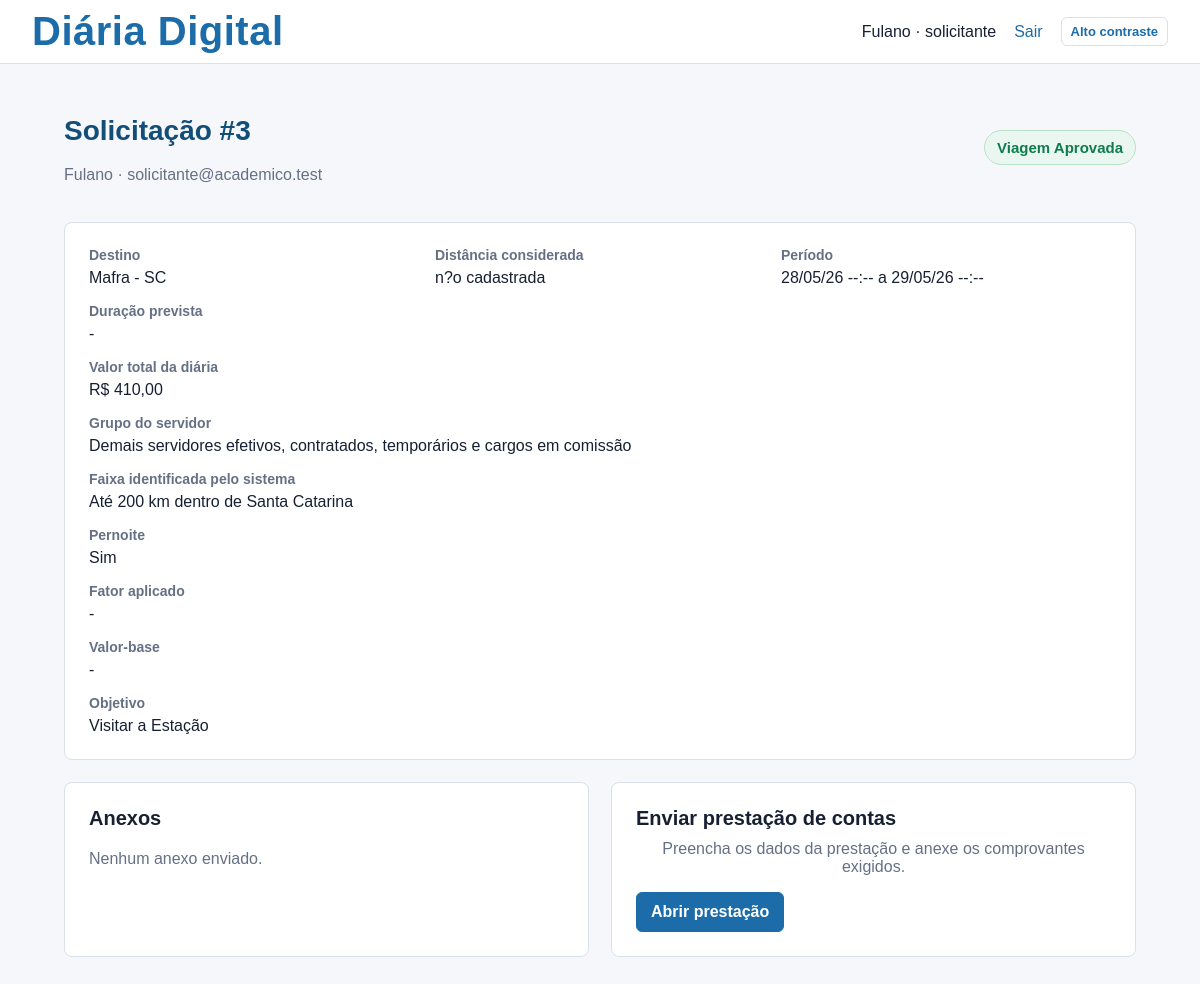
Before: /solicitacoes/3 (signed in) with the older database file.
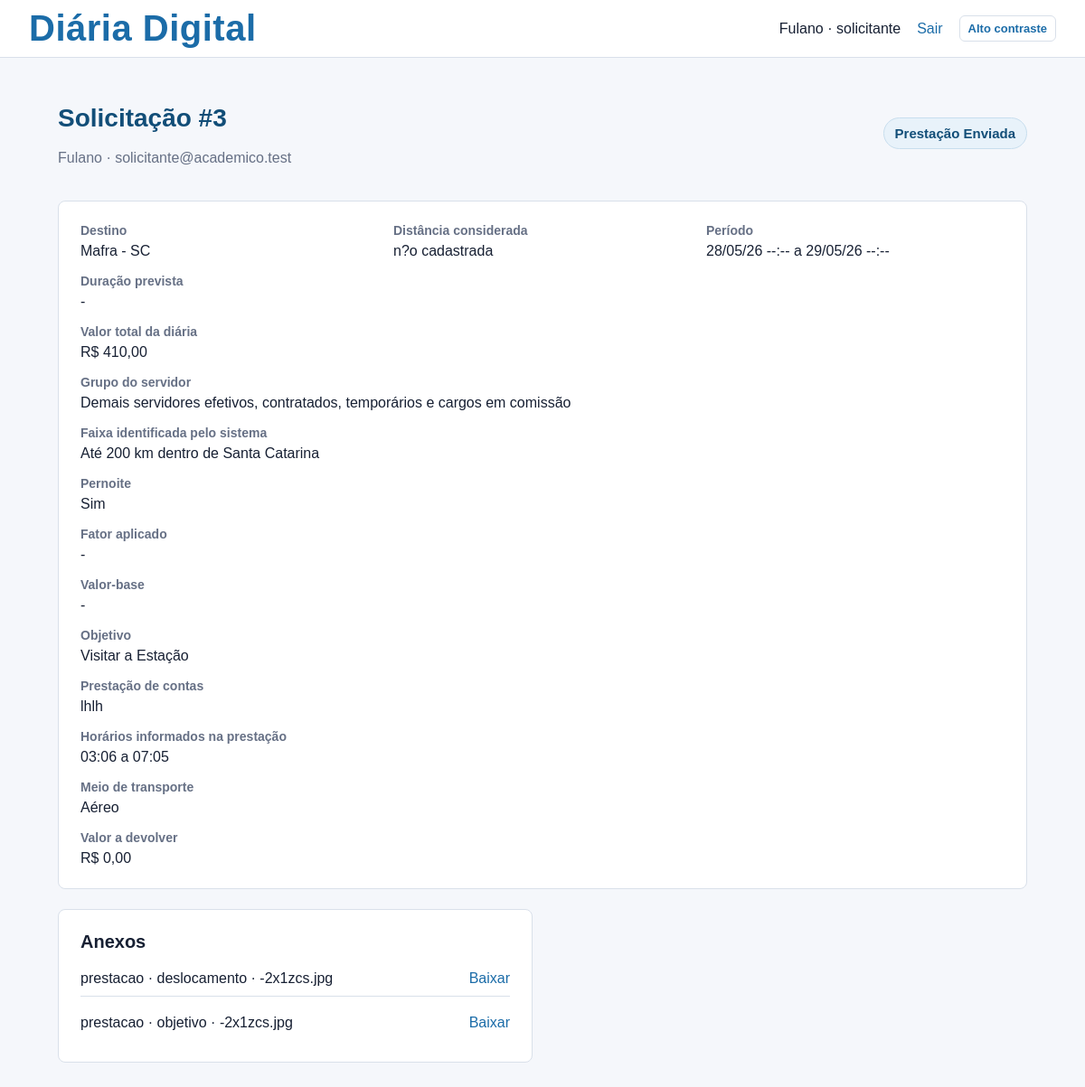
After: the same page with the newer database file.
### tables this page shows
CREATE TABLE users (
                id INTEGER PRIMARY KEY AUTOINCREMENT,
                name TEXT NOT NULL,
                email TEXT NOT NULL UNIQUE,
                password_hash TEXT NOT NULL,
                role TEXT NOT NULL CHECK(role IN ('solicitante', 'validador'))
            , daily_group TEXT, registration TEXT, public_position TEXT);

CREATE TABLE requests (
                id INTEGER PRIMARY KEY AUTOINCREMENT,
                user_id INTEGER NOT NULL,
                destination TEXT NOT NULL,
                departure_date TEXT NOT NULL,
                return_date TEXT NOT NULL,
                objective TEXT NOT NULL,
                estimated_amount REAL NOT NULL,
                status TEXT NOT NULL DEFAULT 'rascunho',
                validator_comment TEXT,
                accountability_text TEXT,
                created_at TEXT NOT NULL,
                updated_at TEXT NOT NULL, daily_group TEXT, daily_range TEXT, has_overnight INTEGER DEFAULT 1, accountability_departure_time TEXT, accountability_arrival_time TEXT, transport_mode TEXT, departure_km REAL, arrival_km REAL, refund_amount REAL DEFAULT 0, departure_time TEXT, return_time TEXT, distance_km REAL, daily_factor REAL, base_amount REAL,
                FOREIGN KEY(user_id) REFERENCES users(id)
            );

CREATE TABLE attachments (
                id INTEGER PRIMARY KEY AUTOINCREMENT,
                request_id INTEGER NOT NULL,
                filename TEXT NOT NULL,
                original_name TEXT NOT NULL,
                kind TEXT NOT NULL CHECK(kind IN ('solicitacao', 'prestacao')),
                uploaded_at TEXT NOT NULL, attachment_type TEXT,
                FOREIGN KEY(request_id) REFERENCES requests(id)
            );

### app.py (the view)
@app.route("/solicitacoes/<int:request_id>")
@login_required
def request_detail(request_id):
    daily_request = get_request_or_404(request_id)
    if not user_can_view(daily_request):
        abort(403)
    attachments = get_attachments(request_id)
    return render_template("request_detail.html", daily_request=daily_request, attachments=attachments)

### app.py (called while the page is built, shortened)
def get_db():
    conn = sqlite3.connect(DATABASE)
    conn.row_factory = sqlite3.Row
    return conn

def current_user():
    if "user_id" not in session:
        return None
    with get_db() as db:
        return db.execute("SELECT * FROM users WHERE id = ?", (session["user_id"],)).fetchone()

@app.context_processor
def inject_user():
    return {
        "current_user": current_user(),
        "daily_groups": DAILY_GROUPS,
        "daily_ranges": DAILY_RANGES,
        "status_labels": STATUS_LABELS,
        "role_labels": ROLE_LABELS,
    }

@app.template_filter("date_br")
def date_br(value):
    if not value:
        return ""
    return datetime.fromisoformat(value).strftime("%d/%m/%y")

@app.template_filter("moeda_br")
def moeda_br(value):
    amount = float(value or 0)
    formatted = f"{amount:,.2f}"
    return formatted.replace(",", "X").replace(".", ",").replace("X", ".")

@app.template_filter("decimal_br")
def decimal_br(value, places=1):
    if value is None:
        return "-"
    return f"{float(value):.{places}f}".replace(".", ",")

@app.template_filter("duration_br")
def duration_br(daily_request):
    if not daily_request["departure_time"] or not daily_request["return_time"]:
        return "-"

@app.template_filter("status_label")
def status_label(value):
    return STATUS_LABELS.get(value, str(value).replace("_", " ").title())

@app.template_filter("status_class")
def status_class(value):
    return f"status-{str(value).replace('_', '-')}"

def login_required(view):
    @wraps(view)
    def wrapped_view(**kwargs):
        if current_user() is None:
            return redirect(url_for("login"))
        return view(**kwargs)
    return wrapped_view

def get_request_or_404(request_id):
    with get_db() as db:
        daily_request = db.execute(
            """
            SELECT r.*, u.name AS requester_name, u.email AS requester_email,
                   u.registration AS requester_registration,
                   u.public_position AS requester_position
            FROM requests r
            JOIN users u ON u.id = r.user_id
            WHERE r.id = ?
            """,
            (request_id,),
        ).fetchone()
    if daily_request is None:
        abort(404)
    return daily_request

def user_can_view(daily_request):
    user = current_user()
    return user["role"] == "validador" or daily_request["user_id"] == user["id"]

### templates/request_detail.html (shortened to what this page needs)
{% extends "base.html" %}
{% block content %}
<div class="page-heading">
    <div>
        <h1>Solicitação #{{ daily_request["id"] }}</h1>
        <p class="muted">{{ daily_request["requester_name"] }} · {{ daily_request["requester_email"] }}</p>
    </div>
    <span class="badge large {{ daily_request['status']|status_class }}">{{ daily_request["status"]|status_label }}</span>
</div>
<section class="details">
    <div>
        <strong>Destino</strong>
        <span>{{ daily_request["destination"] }}</span>
    </div>
    <div>
        <strong>Distância considerada</strong>
        <span>{{ (daily_request["distance_km"]|decimal_br(0) ~ " km") if daily_request["distance_km"] is not none else "n?o cadastrada" }}</span>
    </div>
    <div>
        <strong>Período</strong>
        <span>{{ daily_request["departure_date"]|date_br }} {{ daily_request["departure_time"] or "--:--" }} a {{ daily_request["return_date"]|date_br }} {{ daily_request["return_time"] or "--:--" }}</span>
    </div>
    <div>
        <strong>Duração prevista</strong>
        <span>{{ daily_request|duration_br }}</span>
    </div>
    <div>
        <strong>Valor total da diária</strong>
        <span>R$ {{ daily_request["estimated_amount"]|moeda_br }}</span>
    </div>
    {% if daily_request["daily_group"] %}
        <div>
            <strong>Grupo do servidor</strong>
            <span>{{ daily_groups.get(daily_request["daily_group"], daily_request["daily_group"]) }}</span>
        </div>
    {% endif %}
    {% if daily_request["daily_range"] %}
        <div>
            <strong>Faixa identificada pelo sistema</strong>
            <span>{{ daily_ranges.get(daily_request["daily_range"], daily_request["daily_range"]) }}</span>
        </div>
    {% endif %}
    <div>
        <strong>Pernoite</strong>
        <span>{{ "Sim" if daily_request["has_overnight"] else "Não" }}</span>
    </div>
    <div>
        <strong>Fator aplicado</strong>
        <span>{{ daily_request["daily_factor"]|decimal_br(2) }}</span>
    </div>
    <div>
        <strong>Valor-base</strong>
        <span>{{ ("R$ " ~ (daily_request["base_amount"]|moeda_br)) if daily_request["base_amount"] is not none else "-" }}</span>
    </div>
    <div>
        <strong>Objetivo</strong>
        <span>{{ daily_request["objective"] }}</span>
    </div>
    {% if daily_request["accountability_text"] %}
        <div>
            <strong>Prestação de contas</strong>
            <span>{{ daily_request["accountability_text"] }}</span>
        </div>
        <div>
            <strong>Horários informados na prestação</strong>
            <span>{{ daily_request["accountability_departure_time"] or "-" }} a {{ daily_request["accountability_arrival_time"] or "-" }}</span>
        </div>
        <div>
            <strong>Meio de transporte</strong>
            <span>{{ daily_request["transport_mode"] or "-" }}</span>
        </div>
        <div>
            <strong>Valor a devolver</strong>
            <span>R$ {{ (daily_request["refund_amount"] or 0)|moeda_br }}</span>
        </div>
    {% endif %}
</section>
<section class="split">
    <div class="panel">
        <h2>Anexos</h2>
        <ul class="attachments">
            {% for attachment in attachments %}
                <li>
                    <span>{{ attachment["kind"] }}{% if attachment["attachment_type"] %} · {{ attachment["attachment_type"] }}{% endif %} · {{ attachment["original_name"] }}</span>
                    <a href="{{ url_for('uploaded_file', filename=attachment['filename']) }}">Baixar</a>
                </li>
            {% else %}
                <li class="empty">Nenhum anexo enviado.</li>
            {% endfor %}
        </ul>
    </div>
    {% if current_user["role"] == "solicitante" and daily_request["status"] in ["aprovada", "prestacao_correcao_solicitada"] %}
        <div class="panel">
            <h2>{{ "Corrigir prestação de contas" if daily_request["status"] == "prestacao_correcao_solicitada" else "Enviar prestação de contas" }}</h2>
            <p class="muted">Preencha os dados da prestação e anexe os comprovantes exigidos.</p>
            <a class="button" href="{{ url_for('submit_accountability', request_id=daily_request['id']) }}">Abrir prestação</a>
        </div>
    {% endif %}
</section>
{% endblock %}

### templates/base.html (shortened to what this page needs)
<!doctype html>
<html lang="pt-BR">
<head>
    <link rel="stylesheet" href="{{ url_for('static', filename='estilos.css') }}">
</head>
<body>
    <header class="topbar">
        <a class="brand" href="{{ url_for('index') }}">Diária Digital</a>
        <div class="topbar-actions">
            {% if current_user %}
                <nav aria-label="Navegação principal">
                    <span>{{ current_user["name"] }} · {{ current_user["role"] }}</span>
                    <a href="{{ url_for('logout') }}">Sair</a>
                </nav>
            {% endif %}
            <button type="button" class="contrast-toggle" data-contrast-toggle aria-pressed="false">
            </button>
        </div>
    </header>
    <main id="conteudo-principal" class="container" tabindex="-1">
        {% block content %}{% endblock %}
    </main>
</body>
</html>

### static/estilos.css (style rules this page uses)
:root { color-scheme: light; --bg: #f5f7fb; --surface: #ffffff; --text: #172033; --muted: #667085; --line: #d9e0ea; --primary: #1b6ca8; --primary-dark: #124e78; --success: #0f7b4f; --warning: #9a6700; --danger: #b42318; --focus: #ffbf47; }
* { box-sizing: border-box; }
body { margin: 0; font-family: Arial, Helvetica, sans-serif; font-family: 'Poppins', sans-serif; background: var(--bg); color: var(--text); }
a { color: var(--primary); text-decoration: none; transition: color 0.3s ease; }
.topbar { align-items: center; background: var(--surface); border-bottom: 1px solid var(--line); display: flex; justify-content: space-between; min-height: 64px; padding: 0 32px; }
.brand { font-family: 'Poppins', sans-serif; font-size: 2.5rem; font-weight: 700; color: var(--primary); letter-spacing: 0.5px; text-decoration: none; transition: color 0.3s ease; }
.topbar nav { align-items: center; display: flex; gap: 18px; }
.topbar-actions { align-items: center; display: flex; gap: 18px; }
.container { margin: 0 auto; max-width: 1120px; padding: 32px 24px; }
.auth-panel, .table-card, .panel, .details, .form.wide { background: var(--surface); border: 1px solid var(--line); border-radius: 8px; padding: 24px; }
h1 { text-align:left ; color: var(--primary-dark); }
h2 { margin: 0 0 10px; }
h1 { font-size: 28px; }
h2 { font-size: 20px; }
.muted { color: var(--muted); margin-top: 0; text-align:center; }
button, .button { background: var(--primary); border: 1px solid var(--primary); border-radius: 6px; color: #ffffff; cursor: pointer; display: inline-flex; font: inherit; font-weight: 700; justify-content: center; padding: 10px 14px; text-decoration: none; }
.contrast-toggle { background: var(--surface); border-color: var(--line); color: var(--primary); font-size: 13px; font-weight: 600; padding: 6px 9px; }
.page-heading { align-items: center; display: flex; justify-content: space-between; gap: 20px; margin-bottom: 22px; }
.badge { background: #e8f2fa; border: 1px solid #c8deee; border-radius: 999px; color: var(--primary-dark); display: inline-flex; font-size: 13px; font-weight: 700; padding: 5px 10px; text-transform: capitalize; }
.badge.large { font-size: 15px; padding: 8px 12px; }
.details { display: grid; gap: 16px; grid-template-columns: repeat(3, minmax(0, 1fr)); margin-bottom: 22px; }
.details div { display: grid; gap: 6px; }
.details div:nth-child(n + 4) { grid-column: 1 / -1; }
.details strong { color: var(--muted); font-size: 14px; }
.split { display: grid; gap: 22px; grid-template-columns: repeat(2, minmax(0, 1fr)); }
.attachments { display: grid; gap: 10px; list-style: none; margin: 0; padding: 0; }
.attachments li { align-items: center; border-bottom: 1px solid var(--line); display: flex; gap: 12px; justify-content: space-between; padding: 10px 0; }
.attachments li:last-child { border-bottom: 0; }

Changed rows visible on the page:
changed requests "Mafra - SC": status|status_label "Viagem Aprovada" → "Prestação Enviada"; accountability_text (not shown) → "lhlh"; accountability_departure_time (not shown) → "03:06"; accountability_arrival_time (not shown) → "07:05"; transport_mode (not shown) → "Aéreo"; refund_amount (not shown) → "0,00"; status "Enviar prestação de contas" → (not shown)
added attachments: kind "prestacao", attachment_type "deslocamento", original_name "-2x1zcs.jpg"
added attachments: kind "prestacao", attachment_type "objetivo", original_name "-2x1zcs.jpg"
Other visible differences:
text no longer shown: "Nenhum anexo enviado. Preencha os dados da prestação e anexe os comprovantes exigidos. Abrir prestação"
text now shown: "Prestação de contas Horários informados na prestação a Meio de transporte Valor a devolver R$"
